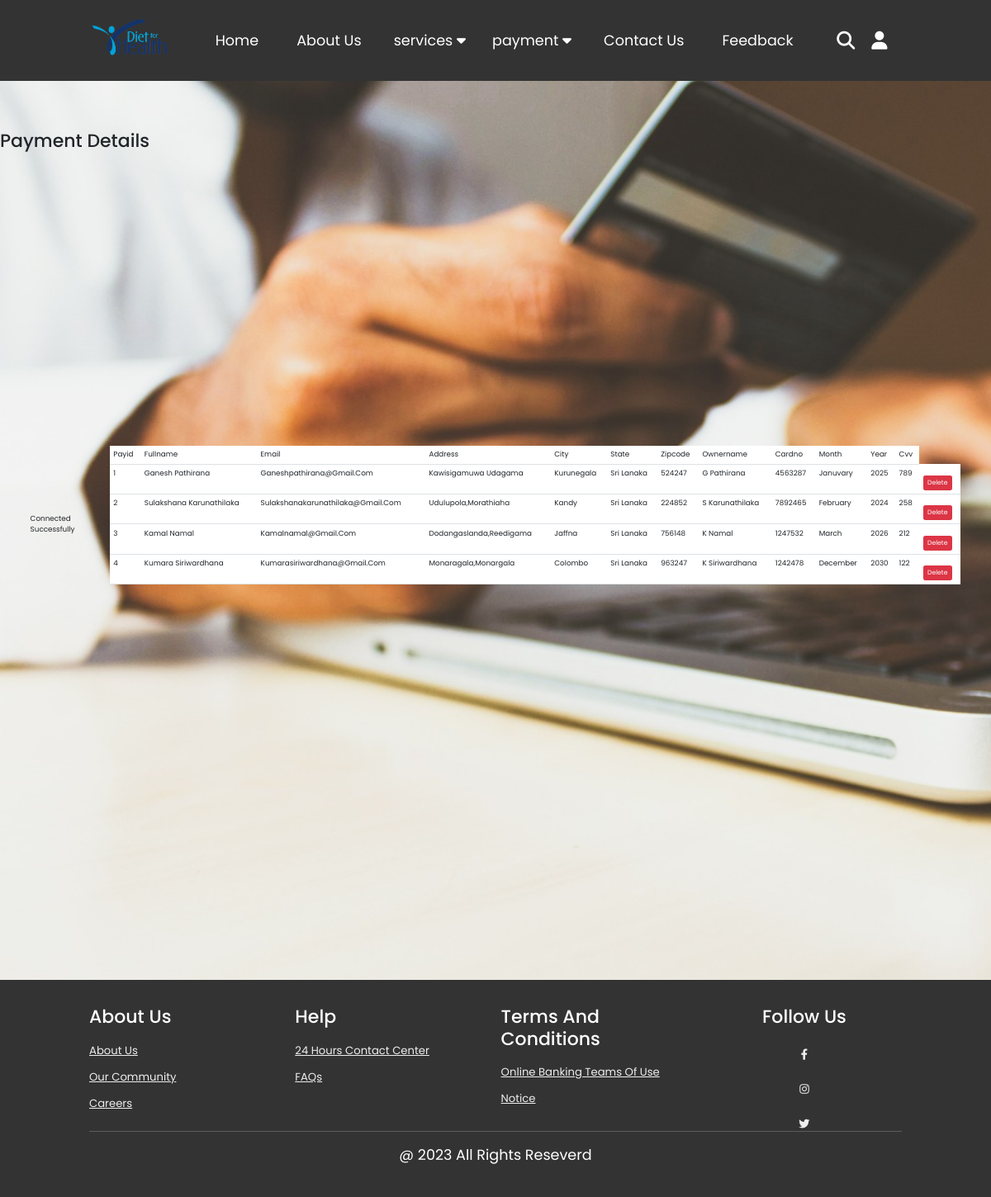
The app's page /php/paymentdisplay.php with its own data.
### tables this page shows
CREATE TABLE `payment_details` (
  `Payid` int(50) NOT NULL,
  `fullname` varchar(100) NOT NULL,
  `email` varchar(100) NOT NULL,
  `Address` varchar(100) NOT NULL,
  `city` varchar(50) NOT NULL,
  `state` varchar(50) NOT NULL,
  `zipcode` int(50) NOT NULL,
  `ownername` varchar(100) NOT NULL,
  `cardno` int(50) NOT NULL,
  `month` char(20) NOT NULL,
  `year` int(50) NOT NULL,
  `cvv` int(50) NOT NULL
);

### php/paymentdisplay.php (the view, shortened to what this page needs)
<!DOCTYPE html>
<html lang="en">
<head>
<link rel="stylesheet" href="../css/payment.css">
<link rel="stylesheet" type="text/css" href="https://cdnjs.cloudflare.com/ajax/libs/font-awesome/6.1.1/css/all.min.css">
<link rel="stylesheet" href="https://cdn.jsdelivr.net/npm/bootstrap@5.3.0/dist/css/bootstrap.min.css">
</head>
<body>
<header>
    <td width="500" height="150"><p align="left"><img src="../Img/logo.png" width="100" height="50" alt=""></p></td>
    <nav class="navbar">
        <a href="../index.html">Home</a>
        <a href="../html/about us.html">About us</a>
        <div class="dropdown">
            <button class="dropbtn">services
                <i class="fa fa-caret-down"></i>
            </button>
            </div>
    <div class="dropdown">
        <button class="dropbtn">payment
            <i class="fa fa-caret-down"></i>
        </button>
    </div>
        <a href="../html/Contact us.html">Contact Us</a>
        <a href="../html/feedback.html">Feedback</a>
    </nav>
<div class="icons">
        <i class="fas fa-search" id ="search-btn"></i>
        <i class="fas fa-user" id ="login-btn"></i>
    </div>
       <form action=""class="search-bar-container">
        <input type="search" id="search-bar" placeholder="search here">
        <label for="search-bar" class="fas fa-search"></label>
       </form>
</header>
<h1>Payment Details</h1><br>
<div class="container my-5">
    <br>
    <table class="table">
        <thead>
            <tr>
                <td>Payid</td>
                <td>fullname</td>
                <td>email</td>
                <td>Address</td>
                <td>city</td>
                <td>state</td>
                <td>zipcode</td>
                <td>ownername</td>
                <td>cardno</td>
                <td>month</td>
                <td>year</td>
                <td>cvv</td>
            </tr>
        </thead>
        <tbody>
            <?php
           require 'connection.php';
            $sql = "SELECT * FROM payment_details";
            $result = $conn->query($sql);
            while ($row = $result->fetch_assoc()) {
                echo "<tr>
                    <td>" . $row["Payid"] . "</td>
                    <td>" . $row["fullname"] . "</td>
                    <td>" . $row["email"] . "</td>
                    <td>" . $row["Address"] . "</td>
                    <td>" . $row["city"] . "</td>
                    <td>" . $row["state"] . "</td>
                    <td>" . $row["zipcode"] . "</td>
                    <td>" . $row["ownername"] . "</td>
                    <td>" . $row["cardno"] . "</td>
                    <td>" . $row["month"] . "</td>
                    <td>" . $row["year"] . "</td>
                    <td>" . $row["cvv"] . "</td>
                    <td>
                        <a class='btn btn-danger btn-sm' href='./paymentdelete.php?Payid=$row[Payid];'>Delete</a>
                    </td>
                </tr>";
            }
            ?>
        </tbody>
    </table>
</div>
<br><br><br><br><br><br><br><br><br><br>
<section class="footer">
    <div class="box-container">
        <div class="box">
                <h3>About us</h3>
                <a href="./about us.html">About us</a>
                <a href="#">Our community</a>
                <a href="#">Careers</a>
        </div>
        <div class="box">
                <h3>Help</h3>
                <a href="./Contact us.html">24 hours contact center</a>
                <a href="#">FAQs</a>
        </div>
        <div class="box">
            <h3>Terms and Conditions</h3>
            <a href="#">Online Banking Teams of use</a>
            <a href="#">Notice</a>
        </div>
        <div id="social-links" class="box">
            <h3>Follow us</h3>
                <a href="#"><i class="fab fa-facebook-f"></i></a>
                <a href="#"><i class="fab fa-instagram" aria-hidden="true"></i></a>
                <a href="#"><i class="fab fa-twitter" aria-hidden="true"></i></a>
        </div>
    </div>
        <h1 class="credit"><span>@ 2023 All Rights Reseverd </span></h1>
</section>
</body>
</html>

### css/payment.css (style rules this page uses)
:root { --blue:#49a7e6; }
* { font-family: 'Nunito', sans-serif; margin: 0; padding: 0; box-sizing: border-box; text-transform: capitalize; outline: none; border: none; text-decoration: none; transition: all .2s linear; }
html { font-size: 62.5%; overflow-x: hidden; scroll-padding-top:6rem; scroll-behavior: smooth; }
section { padding: 2rem 9%; }
.navbar { overflow: hidden; }
.navbar a { float: left; text-align: center; text-decoration: none; padding: 14px 16px; }
.dropbtn { padding: 16px; border: none; cursor: pointer; }
.dropdown { float: left; overflow: hidden; }
.dropdown .dropbtn { border: none; outline: none; padding: 14px 16px; margin: 0; background-color: inherit; color: #fff; font-size: 2rem; }
.btn { display: inline-block; margin-top: 1rem; background: var(--blue); color: #fff; padding: .8rem 3rem; border: .2rem solid var(--blue); cursor: pointer; font-size: 1.7rem; }
header { position: fixed; top: 0; left: 0; right: 0; background: #333; z-index: 1000; display: flex; align-items: center; justify-content: space-between; padding: 2rem 9%; }
header .navbar a { color: #fff; font-size: 2rem; margin: 0 .8rem; }
header .icons i { font-size: 2.5rem; color: #fff; cursor: pointer; margin-right: 2rem; }
header .search-bar-container { position: absolute; top:100%; left: 0;right: 0; padding: 1.5rem 2rem; background: #333; border-top: .1rem solid rgba(255,255,255,.2); display: flex; align-items: center; z-index: 1001; clip-path: polygon(0 0, 100% 0, 100% 0, 0 0); }
header .search-bar-container #search-bar { width: 100%; padding: 1rem; text-transform: none; color: #333; border-radius: .5rem; }
header .search-bar-container label { color: #fff; cursor: pointer; font-size: 3rem; margin-left:1.5rem; }
.footer { background: #333; position: absolute; width: 100%; }
.footer .box-container { display: flex; flex-wrap:wrap; gap: 1.5rem; }
.footer .box-container .box { padding: 1rem 0; flex: 1 1 25rem; }
.footer .box-container .box h3 { font-size: 2.5rem; padding: .7rem 0; color: #fff; }
.footer .box-container .box a { display: block; font-size: 1.5rem; padding: .7rem 0; color: #eee; }
.footer .credit { text-align: center; padding: 2rem 1rem; margin-top: 1rem; font-size: 2rem; font-weight: normal; color: #fff; border-top: .1rem solid rgba(255,255,255,.2); }
#social-links { display: inline; height: 40px; width: 40px; margin: o 8px 8px 0; text-align:center; line-height: 30px; border-radius:50%; color: #ffffff; transition: all 0.5s ease; }
@media (max-width:1200px ) { html { font-size: 55%; } }
* { font-family: 'Poppins', sans-serif; margin:0; padding:0; box-sizing: border-box; outline: none; border:none; text-transform: capitalize; transition: all .2s linear; }
.container { display: flex; justify-content: center; align-items: center; padding:25px; min-height: 100vh; }

### php/paymentdisplay.php (style rules this page uses)
body { background-image: url("../images/payment1.jpg"); background-size: cover; background-repeat: no-repeat; height: 100%; }

### records on screen
payment_details: Payid "1", fullname "Ganesh Pathirana", email "Ganeshpathirana@gmail.com", Address "Kawisigamuwa Udagama", city "Kurunegala", state "Sri Lanaka", zipcode "524247", ownername "G Pathirana", cardno "4563287", month "Januvary", year "2025", cvv "789"
payment_details: Payid "2", fullname "Sulakshana Karunathilaka", email "Sulakshanakarunathilaka@gmail.com", Address "Udulupola,morathiaha", city "Kandy", state "Sri Lanaka", zipcode "224852", ownername "S Karunathilaka", cardno "7892465", month "February", year "2024", cvv "258"
payment_details: Payid "3", fullname "Kamal Namal", email "Kamalnamal@gmail.com", Address "Dodangaslanda,reedigama", city "Jaffna", state "Sri Lanaka", zipcode "756148", ownername "K Namal", cardno "1247532", month "March", year "2026", cvv "212"
payment_details: Payid "4", fullname "Kumara Siriwardhana", email "Kumarasiriwardhana@gmail.com", Address "Monaragala,monargala", city "Colombo", state "Sri Lanaka", zipcode "963247", ownername "K Siriwardhana", cardno "1242478", month "December", year "2030", cvv "122"
